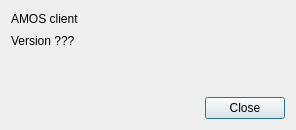
<?xml version="1.0" encoding="UTF-8"?>
<ui version="4.0">
 <class>AboutDialog</class>
 <widget class="QDialog" name="AboutDialog">
  <property name="geometry">
   <rect>
    <x>0</x>
    <y>0</y>
    <width>296</width>
    <height>130</height>
   </rect>
  </property>
  <property name="windowTitle">
   <string>About AMOS client</string>
  </property>
  <property name="modal">
   <bool>true</bool>
  </property>
  <layout class="QGridLayout" name="gridLayout">
   <item row="3" column="0">
    <widget class="QLabel" name="lb_datetime">
     <property name="text">
      <string/>
     </property>
    </widget>
   </item>
   <item row="1" column="0">
    <widget class="QLabel" name="lb_version">
     <property name="text">
      <string>Version ???</string>
     </property>
    </widget>
   </item>
   <item row="0" column="0">
    <widget class="QLabel" name="lb_title">
     <property name="text">
      <string>AMOS client</string>
     </property>
    </widget>
   </item>
   <item row="5" column="0">
    <widget class="QDialogButtonBox" name="buttonBox">
     <property name="orientation">
      <enum>Qt::Orientation::Horizontal</enum>
     </property>
     <property name="standardButtons">
      <set>QDialogButtonBox::StandardButton::Close</set>
     </property>
    </widget>
   </item>
   <item row="2" column="0">
    <widget class="QLabel" name="lb_protocol">
     <property name="text">
      <string/>
     </property>
    </widget>
   </item>
  </layout>
 </widget>
 <resources/>
 <connections>
  <connection>
   <sender>buttonBox</sender>
   <signal>accepted()</signal>
   <receiver>AboutDialog</receiver>
   <slot>accept()</slot>
   <hints>
    <hint type="sourcelabel">
     <x>227</x>
     <y>61</y>
    </hint>
    <hint type="destinationlabel">
     <x>157</x>
     <y>78</y>
    </hint>
   </hints>
  </connection>
  <connection>
   <sender>buttonBox</sender>
   <signal>rejected()</signal>
   <receiver>AboutDialog</receiver>
   <slot>reject()</slot>
   <hints>
    <hint type="sourcelabel">
     <x>286</x>
     <y>67</y>
    </hint>
    <hint type="destinationlabel">
     <x>286</x>
     <y>78</y>
    </hint>
   </hints>
  </connection>
 </connections>
</ui>
